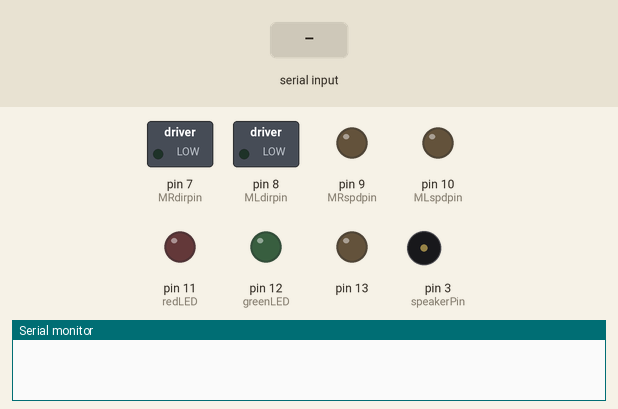
A sketch run on a simulated Arduino Uno, built with avr-gcc and run on an emulated ATmega328P. On the bench: switched loads named in the sketch (green lamp = pin HIGH), output pins drawn as LEDs (lit = HIGH), buzzer (waves = sounding), the last lines printed to the serial monitor. Inputs (shaded band) come from the test bench.

Above: at 1.3 s.
1.4 s: "r" received over Serial
At 2.6 s:
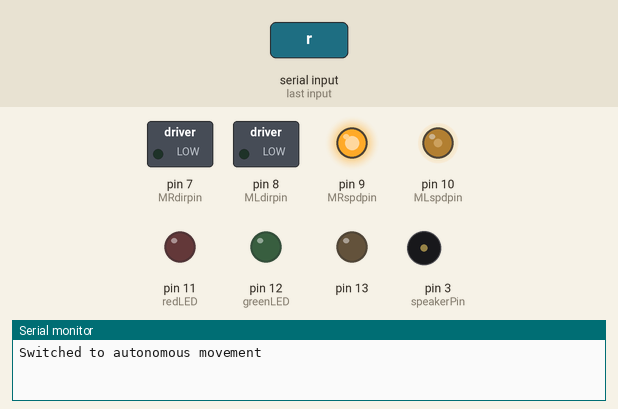
2.9 s: "t" received over Serial
At 3.7 s:
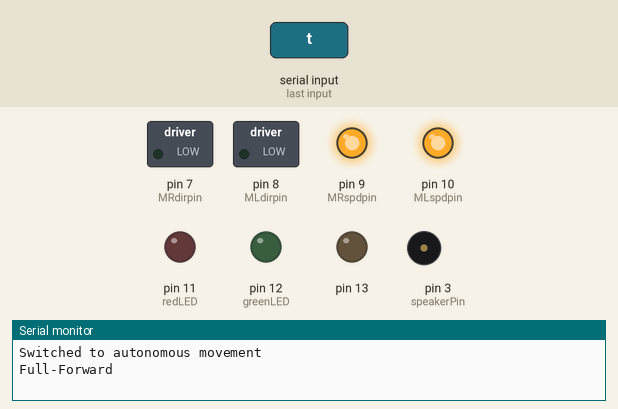
4.4 s: "y" received over Serial
At 4.9 s:
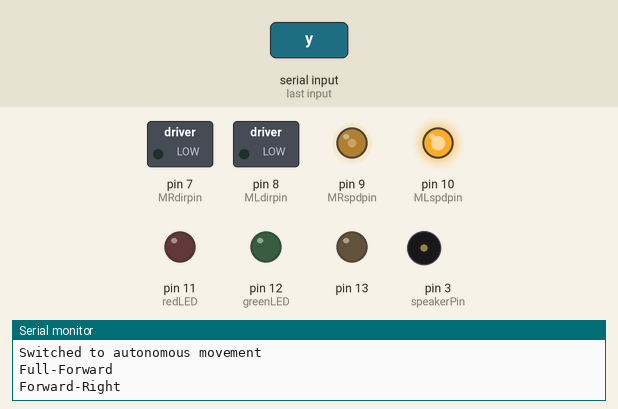
5.9 s: "f" received over Serial
At 7.1 s:
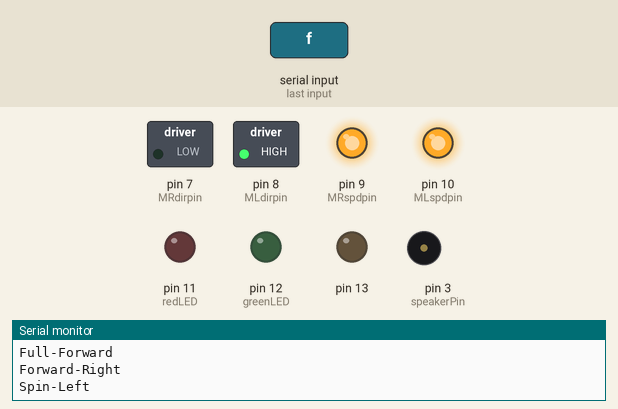
7.4 s: "h" received over Serial
At 8.4 s:
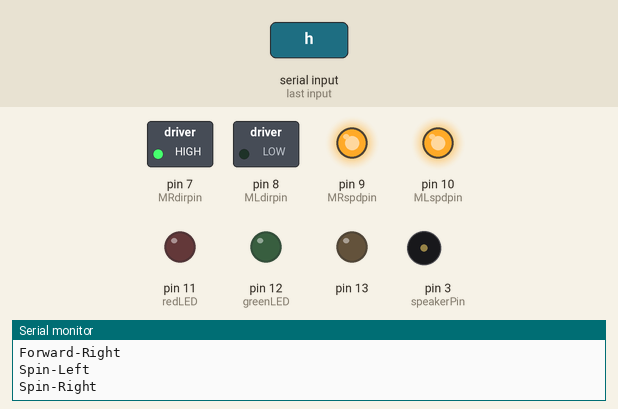
8.9 s: "c" received over Serial
At 9.5 s:
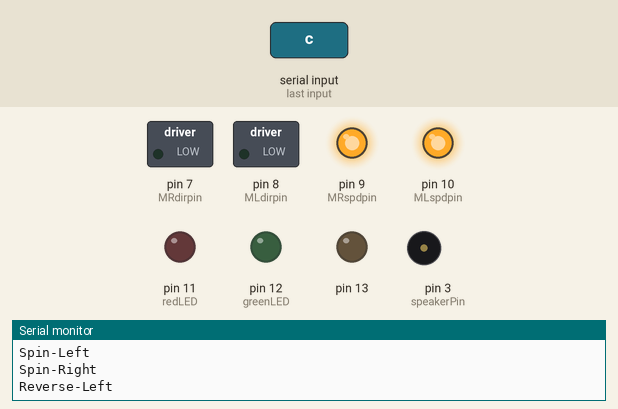
Timing chart, 0 to 11.4 s (numbered marks = the images above; inputs shaded):
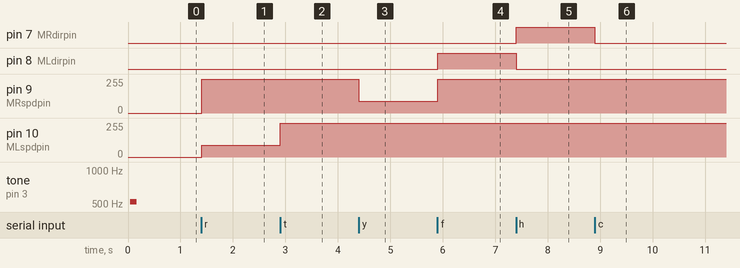

The sketch:

semi_autonomous_working_code.ino
```cpp
/*
  semi autonomous working code : 99% done
  By Kieron 23/6

  P.S. Check if keys are correctly matching code
*/

// Enable program memory then load note names and values into program memory
#include <avr/pgmspace.h>

char blueToothVal;      // value sent over via bluetooth
char lastValue;         // stores last state of device (on/off)
char MLdirpin = 8;   // pin number for left motor direction (LOW/HIGH for forward/reverse)
char MLspdpin = 10;  // pin number for left motor speed (PWM control)
char MRdirpin = 7;   // pin number for right motor direction (LOW/HIGH for forward/reverse)
char MRspdpin = 9;   // pin number for right motor speed (PWM control)
char MLdirval = 0;   // value  for left motor direction (LOW/HIGH for forward/reverse)
char MLspdval = 0;   // value for left motor speed (PWM control)
char MRdirval = 0;   // value for right motor direction (LOW/HIGH for forward/reverse)
char MRspdval = 0;   // value for right motor speed (PWM control)

#define redLED 11
#define greenLED 12

#define trigPin 4 // Trigger Pin
#define echoPin 5 // Echo Pin

char speakerPin = 3;        // small loudspeaker for status and feedback

float speedSet = 0.8;       // speed setting multiplier (need to reduce speed of standard 10G motors for easier control)

// UltraSound Settings
int maximumRange = 25; // Maximum range needed
int minimumRange = 0; // Minimum range needed
long duration, distance; // Duration used to calculate distance


void setup() {
  Serial.begin(9600);
  pinMode(MLdirpin, OUTPUT);
  pinMode(MLspdpin, OUTPUT);
  pinMode(MRdirpin, OUTPUT);
  pinMode(MRspdpin, OUTPUT);
  pinMode(13, OUTPUT);
  pinMode(trigPin, OUTPUT);
  pinMode(echoPin, INPUT);
  pinMode(speakerPin, OUTPUT);
  pinMode(redLED, OUTPUT);
  pinMode(greenLED, OUTPUT);
  Beeps();
}


void loop() {
  checkBluetooth();     // Receive command and set motor/music variables accordingly (first time)
  //checkUltraSound();
  setMotors();          // Set left and right motor speed and direction according to received data
}


void TrigEchoCycle() {
  digitalWrite(trigPin, LOW);
  delayMicroseconds(2);
  digitalWrite(trigPin, HIGH);
  delayMicroseconds(10);
  digitalWrite(trigPin, LOW);
  duration = pulseIn(echoPin, HIGH);
  distance = duration / 58.2;
}


void checkUltraSound() {
  TrigEchoCycle();

  if (distance <= maximumRange) {
    Serial.println(distance);
    Beeps();
    Beeps();
    //    digitalWrite(MLdirpin, 0);//First right turn
    //    digitalWrite(MRdirpin, 1);
    //    analogWrite(MLspdpin, 128);
    //    analogWrite(MRspdpin, 128);
    //    delay(200);
  }
  else {
    Serial.println(distance);
    //    digitalWrite(MLdirpin, 0);
    //    digitalWrite(MRdirpin, 0);
    //    analogWrite(MLspdpin, 128);
    //    analogWrite(MRspdpin, 128);
  }
  //Delay 20ms before next reading.
  //delay(10);
}


void setMotors() {
  digitalWrite(MLdirpin, MLdirval);
  digitalWrite(MRdirpin, MRdirval);
  analogWrite(MLspdpin, MLspdval);
  analogWrite(MRspdpin, MRspdval);
}


void checkBluetooth() {
  if (Serial.available())
  { //if there is data being received
    blueToothVal = Serial.read(); //read it
  }
  else
  {
    //    blueToothVal = 103;   // default is "g" press for STOP
  }


  if (blueToothVal == 'r')
  { // forward left
    MLspdval = speedSet * 110; MLdirval = 0;
    MRspdval = speedSet * 230; MRdirval = 0;
//    digitalWrite(redLED, HIGH);
//    delay(50);
//    digitalWrite(redLED, LOW);
    if (lastValue != 'r')
      Serial.println(F("Switched to autonomous movement")); // print setting (flash-memory based string) if newly changed instruction
    if (!(lastValue == blueToothVal)) {   // Only play chord if new bluetooth command received
    }
    lastValue = blueToothVal;
  }

  if (blueToothVal == 't')
  { // full forward
    MLspdval = speedSet * 255; MLdirval = 0;
    MRspdval = speedSet * 255; MRdirval = 0;
    if (lastValue != 't')
      Serial.println(F("Full-Forward")); // print setting (flash-memory based string) if newly changed instruction
    if (!(lastValue == blueToothVal)) {   // Only play chord if new bluetooth command received
    }
    lastValue = blueToothVal;
  }

  if (blueToothVal == 'y')
  { // forward right
    MLspdval = speedSet * 230; MLdirval = 0;
    MRspdval = speedSet * 110; MRdirval = 0;
//    digitalWrite(greenLED, HIGH);
//    delay(50);
//    digitalWrite(greenLED, LOW);
    if (lastValue != 'y')
      Serial.println(F("Forward-Right")); // print setting (flash-memory based string) if newly changed instruction
    if (!(lastValue == blueToothVal)) {   // Only play chord if new bluetooth command received
    }
    lastValue = blueToothVal;
  }

  if (blueToothVal == 'f')
  { // spin left
    MLspdval = speedSet * 180; MLdirval = 1;
    MRspdval = speedSet * 180; MRdirval = 0;
//    digitalWrite(redLED, HIGH);
//    delay(50);
//    digitalWrite(redLED, LOW);
    if (lastValue != 'f')
      Serial.println(F("Spin-Left")); // print setting (flash-memory based string) if newly changed instruction
    if (!(lastValue == blueToothVal)) {   // Only play chord if new bluetooth command received
    }
    lastValue = blueToothVal;
  }

  if (blueToothVal == 'g')
  { // stop
    MLspdval = 0; MLdirval = 0;
    MRspdval = 0; MRdirval = 0;
    if (lastValue != 'g')
      Serial.println(F("STOP")); // print setting (flash-memory based string) if newly changed instruction
    if (!(lastValue == blueToothVal)) {   // Only play chord if new bluetooth command received
    }
    lastValue = blueToothVal;
  }

  if (blueToothVal == 'h')
  { // spin right
    MLspdval = speedSet * 180; MLdirval = 0;
    MRspdval = speedSet * 180; MRdirval = 1;
//    digitalWrite(greenLED, HIGH);
//    delay(50);
//    digitalWrite(greenLED, LOW);
    if (lastValue != 'h')
      Serial.println(F("Spin-Right")); // print setting (flash-memory based string) if newly changed instruction
    if (!(lastValue == blueToothVal)) {   // Only play chord if new bluetooth command received
    }
    lastValue = blueToothVal;
  }

  if (blueToothVal == 'c')
  { // reverse left
    MLspdval = 255; MLdirval = 0;
    MRspdval = 255; MRdirval = 0;
//    digitalWrite(redLED, HIGH);
//    delay(50);
//    digitalWrite(redLED, LOW);
    if (lastValue != 'c')
      Serial.println(F("Reverse-Left")); // print setting (flash-memory based string) if newly changed instruction
    if (!(lastValue == blueToothVal)) {   // Only play chord if new bluetooth command received
    }
    lastValue = blueToothVal;
  }

  if (blueToothVal == 'v')
  { // switch to autonomous movement

    MLspdval = speedSet * 200; MLdirval = 1;
    MRspdval = speedSet * 200; MRdirval = 1;

    // checkUltraSound();
    if (lastValue != 'v')
      Serial.println(F("Reverse")); // print setting (flash-memory based string) if newly changed instruction
    if (!(lastValue == blueToothVal)) {   // Only play chord if new bluetooth command received
    }
    lastValue = blueToothVal;
  }

  if (blueToothVal == 'b')
  { // reverse right
    MLspdval = speedSet * 200; MLdirval = 0;
    MRspdval = speedSet * 200; MRdirval = 0;
//    digitalWrite(greenLED, HIGH);
//    delay(50);
//    digitalWrite(greenLED, LOW);
    if (lastValue != 'b')
      Serial.println(F("Reverse-Right")); // print setting (flash-memory based string) if newly changed instruction
    if (!(lastValue == blueToothVal)) {   // Only play chord if new bluetooth command received
    }
    lastValue = blueToothVal;
  }
}


void Beeps() {
  for (int i = 0; i <= 50; i++) { // play note C for 50 cycles (about 100 milliseconds)
    digitalWrite(speakerPin, HIGH);
    delayMicroseconds(955);
    digitalWrite(speakerPin, LOW);
    delayMicroseconds(955);
  }
  delay(50);  // space between beeps is 50 milliseconds
}
```

Measured:
- after the input at 1.4 s, pin 9 (MRspdpin): 0/255 → 255/255 at once; pin 10 (MLspdpin): 0/255 → 88/255 at once
- after the input at 2.9 s, pin 10 (MLspdpin): 88/255 → 255/255 at once
- after the input at 4.4 s, pin 9 (MRspdpin): 255/255 → 88/255 at once
- after the input at 5.9 s, pin 8 (MLdirpin): LOW → HIGH at once; pin 9 (MRspdpin): 88/255 → 255/255 at once
- after the input at 7.4 s, pin 7 (MRdirpin): LOW → HIGH at once; pin 8 (MLdirpin): HIGH → LOW at once
- after the input at 8.9 s, pin 7 (MRdirpin): HIGH → LOW at once
